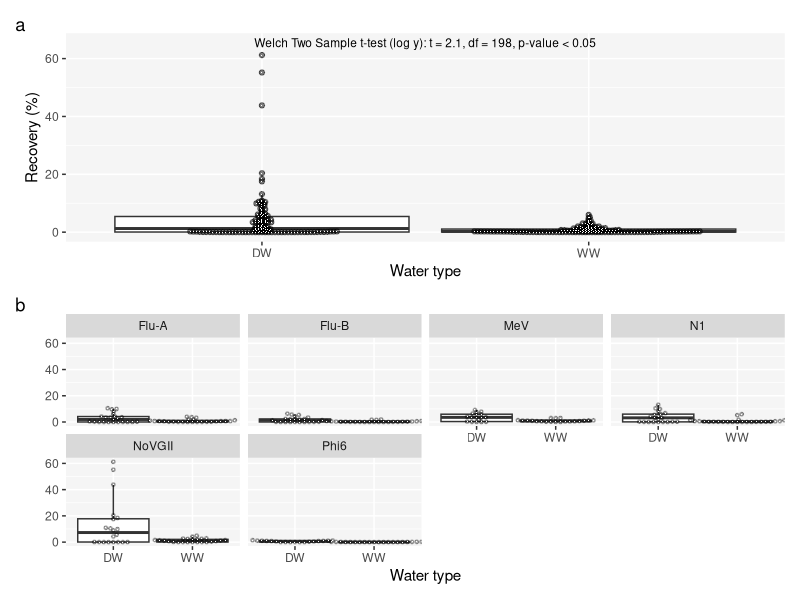
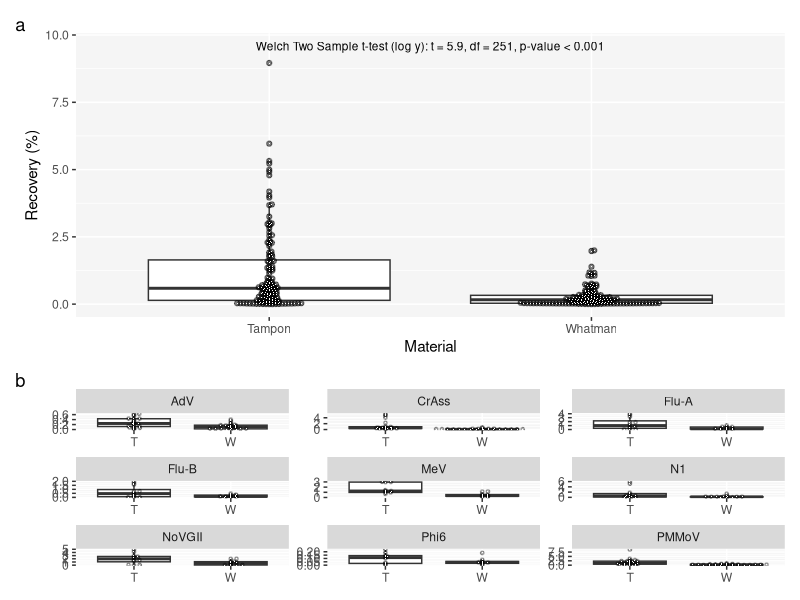

The R script that drew these images, in order: (Note: this script raises an error after producing the figures.)
## ---- chunk 1
knitr::opts_chunk$set(echo = FALSE, warning = FALSE, message = FALSE, fig.height = 9, fig.width = 9)
## ---- chunk 2
library(tidyverse)
library(patchwork)
library(broom)
library(ggbeeswarm)

theme_set(theme_grey()+theme(panel.background = element_rect(fill = "grey96")))
## ---- chunk 3

#summarises mean, sd, se, ci for bar charts
mean_ci_summary <- function(data, groups, variable, log10 = FALSE){
  
  data <- data|>ungroup()
  
  for (i in 1:length(groups)) {
    
    data <- data|>
      group_by(.data[[ groups[i] ]], .add = TRUE)
    
  }
  
  if(log10 == TRUE){
    
    data|>
    mutate(varna = case_when(is.na(.data[[variable]]) | is.nan(.data[[variable]]) | is.infinite(.data[[variable]]) ~ as.integer(1),
                             TRUE ~ NA_integer_))|>
      summarise(mean = mean(log10(.data[[variable]]), na.rm = TRUE),
                sd = sd(log10(.data[[variable]]), na.rm = TRUE),
                n = n() - sum(varna, na.rm = TRUE))|>
      mutate(se = sd / sqrt(n),
             ci = se * qt(1 - 0.05 / 2, n-1))
    
  }else {
    
    data|>
      mutate(varna = case_when(is.na(.data[[variable]]) | is.nan(.data[[variable]]) | is.infinite(.data[[variable]]) ~ as.integer(1),
                             TRUE ~ NA_integer_))|>
      summarise(mean = mean(.data[[variable]], na.rm = TRUE),
                sd = sd(.data[[variable]], na.rm = TRUE),
                n = n()  - sum(varna, na.rm = TRUE))|>
      mutate(se = sd / sqrt(n),
             ci = se * qt(1 - 0.05 / 2, n-1))
    
  }
}

pvalue_fun <- function(p.value){
  if(is.na(p.value)){
    NA_character_
  }else if(p.value > 0.05){
    "> 0.05"
  }else if(p.value < 0.05 & p.value > 0.01){
    "< 0.05"
  }else if(p.value < 0.01 & p.value > 0.001){
    "< 0.01"
  }else if(p.value < 0.001){
    "< 0.001"
  }else {
    "something went wrong"
  }
}

pvalue_star <- function(p.value){
  if(is.na(p.value)){
    NA_character_
  }else if(p.value > 0.05){
    "."
  }else if(p.value < 0.05 & p.value > 0.01){
    "*"
  }else if(p.value < 0.01 & p.value > 0.001){
    "**"
  }else if(p.value < 0.001){
    "***"
  }else {
    "something went wrong"
  }
}

stat_paste_fun <- function(stat, log = FALSE){
  if(log != TRUE){
  stat_paste <- paste0(str_remove_all(stat[["method"]][[1]], "\n\t"), ": ", 
         str_remove_all(names(stat[["statistic"]]), "Kruskal-Wallis "), " = ",
         round(stat[["statistic"]][[1]],1), ", ",
         if(length(stat[["parameter"]]) == 0)
         {""
         }else if(is.na(stat[["parameter"]])){
           ""
         }else if(length(stat[["parameter"]]) > 0){
           paste0("df = ", round(stat[["parameter"]], 0), ", ")
         } ,
         "p-value ",  pvalue_fun(stat[["p.value"]]))
  }else{
  stat_paste <- paste0(str_remove_all(stat[["method"]][[1]], "\n\t"), " (log y): ", 
           str_remove_all(names(stat[["statistic"]]), "Kruskal-Wallis "), " = ",
           round(stat[["statistic"]][[1]],1), ", ",
           if(length(stat[["parameter"]]) == 0)
           {""
           }else if(is.na(stat[["parameter"]])){
             ""
           }else if(length(stat[["parameter"]]) > 0){
             paste0("df = ", round(stat[["parameter"]], 0), ", ")
           } ,
           "p-value ",  pvalue_fun(stat[["p.value"]]))
  }
  
 stat_paste2 <- str_replace(stat_paste, "One-way analysis of means [(]not assuming equal variances[])]", "Welch ANOVA")
  
  return(stat_paste2)
}

paste_anova_fun <- function(anova, log = FALSE){
  
  if(log != TRUE){
  paste0("ANOVA: ", "F value = ", round((anova$`F value`)[1], 2), ", ", "p-value ", pvalue_fun(anova$`Pr(>F)`[1]))
  }else {
    paste0("ANOVA (log y): ", "F value = ", round((anova$`F value`)[1], 2), ", ", "p-value ", pvalue_fun(anova$`Pr(>F)`[1])) 
  }
}

lmR2adj <- function(lm){
  
  R2 <- 1-((sum(residuals(lm)^2))/
             (sum((lm$model[[1]] - mean(lm$model[[1]]))^2)))
  
  1- ((1 - R2) * (length(lm$model[[1]] ) - 1)/
                 (length(lm$model[[1]] ) - length(lm$coefficients) - 1))
}

lmR2 <- function(lm){
  
  1-((sum(residuals(lm)^2))/
             (sum((lm$model[[1]] - mean(lm$model[[1]]))^2)))
}

glmR2 <- function(glm, adj = FALSE){
  
  residuals <- glm[["y"]] - glm[["fitted.values"]]
  
  R2 <- 1-((sum(residuals^2))/
             (sum((glm$model[[1]] - mean(glm$model[[1]]))^2)))
  
  if(adj != TRUE){
    
  return(R2)
    
  }else {
    
    1- ((1 - R2) * (length(glm$model[[1]] ) - 1)/
                 (length(glm$model[[1]] ) - length(glm$coefficients) - 1))
  }
}



pairwise_diff_comps <- function(pairwise_pv_matrix){
  
  pairwise_diff <- as_tibble(pairwise_pv_matrix, rownames = "vars")|>
  pivot_longer(2:last_col(), names_to = "var.y", values_to = "p.value")|>
  na.omit()|>
  filter(p.value < 0.05)|>
  select(1,2)|>
  unite("comp", c(1,2), sep = " ~ ")
  
  comp_diffs <- ""
  
  for (i in 1:nrow(pairwise_diff)) {
    
    if(i == nrow(pairwise_diff)){
      comp_diffs <- paste0(c(comp_diffs, pairwise_diff[[i,1]]), collapse = ", and ")
    }else if(i != 1){
      comp_diffs <- paste0(c(comp_diffs, pairwise_diff[[i,1]]), collapse = ", ")
    }else{
      comp_diffs <- pairwise_diff[[i,1]]
    }
    
  }
  
  return(comp_diffs)
}

plot_assumptions <- function(model, obs, bins = 30){
        #create tibble for use in ggplot of model assumptions
        df <- tibble(
                observations = obs,
                fitted = fitted(model),
                residuals = resid(model),
                standardised_residuals = sqrt(resid(model)^2),
                RMSresiduals = sqrt(mean(resid(model)^2)))
        
        
        a <- ggplot(df, aes(fitted, residuals))+
                geom_point()+
                geom_abline(aes(slope = 0, intercept = 0))
                #labs(title = "Heteroscedasticity", subtitle = "Check trends not captured by model")
        
        b <- ggplot(df, aes(residuals))+
                geom_histogram(bins = bins)
        
        c <- ggplot(df, aes(sample = residuals))+
                geom_qq()+
                geom_qq_line()#+
                #labs(title = "Quantile-quantile plot", subtitle = "check normality of residuals")
        
        d <- ggplot(df, aes(observations, fitted))+
                geom_point()+
                geom_abline()#+
                #labs(subtitle = "Check accuracy of model across whole dataset")
        
        plot <- a+b+c+d+plot_layout(ncol = 2, nrow = 2)+plot_annotation(tag_levels = "a")
        return(plot)
} 

## ---- chunk 4

data <- read_csv("recovery_data.csv")

virus_char <- read_csv("virus_characteristics.csv")|>
  pivot_longer(2:12, names_to = "virus", values_to = "value")|>
  pivot_wider(names_from = "...1", values_from = "value")|>
  mutate(virus = str_replace_all(virus, c("SARS" = "N1")))

clean <- data|>
  select(-Sample_code)|>
  rename("method" = Method, "spike" = Spike,
         "water_type" = Water_type, "material" = Material,
         "replicate" = Replicate)|>
  pivot_longer(cols = contains("rec"), names_to = "virus", values_to = "rec")|>
  mutate(virus = str_remove_all(virus, "_recoveries"))|>
  mutate(rec = case_when((spike == "U" & virus %in% c("N1", "Phi6", "NoVGII", "Flu-A", "Flu-B") ) ~ NA_real_,
                         spike == "S" & water_type == "DW" & virus %in% c("AdV", "PMMoV", "CrAss") ~ NA_real_,
                         TRUE ~ rec),
         rec = rec * 100)|>
  left_join(virus_char, by = "virus")|>
  mutate(rec = case_when(round(rec,6) <= 0 ~ NA_real_,
                        TRUE ~ round(rec,6)),
         shape = factor(shape),
         water_type = factor(water_type),
         enveloped = factor(enveloped),
         size_nm = as.double(size_nm),
         method = factor(method),
         genome = factor(genome),
         samples_spiked = str_replace_all(samples_spiked, c("yes" = "S",
                                                            "no" = "U")))|>
  na.omit()


## ---- chunk 5

notes <- (tibble(estimate.x = "p-value: < 0.001 [***]; < 0.01 [**]; < 0.05 [*]; > 0.05 [.]"))
## ---- chunk 6
ww_all <- clean|>
  filter(water_type == "WW")|>
  mutate(material = str_replace_all(material, c("W" = "Whatman paper",
                                                "T" = "Tampon")),
        material = paste0(material, " WW"))|>
  ggplot(aes(y = rec, x =method))+
  geom_beeswarm(cex = 2)+
  geom_beeswarm(cex = 2, size = 0.1, colour = "white")+
  scale_y_continuous(sec.axis = sec_axis( trans=~.*1, name="Virus", labels = NULL, breaks = NULL))+
  facet_grid(samples_spiked + virus ~ material, scale = "free", space = "free_x")+
  labs(x = "Concentration method", y = "Recovery (%)")

dw_all <- clean|>
  filter(water_type == "DW", samples_spiked == "S")|>
  mutate(material = str_replace_all(material, c("W" = "Whatman paper",
                                                "T" = "Tampon")),
        material = paste0(material, " DW"))|>
  ggplot(aes(y = rec, x =method))+
  geom_beeswarm(cex = 2)+
  geom_beeswarm(cex = 2, size = 0.1, colour = "white")+
  scale_y_continuous(sec.axis = sec_axis( trans=~.*1, name="Virus", labels = NULL, breaks = NULL))+
  facet_grid(samples_spiked + virus ~ material, scale = "free", space = "free_x")+
  labs(x = "Concentration method", y = "Recovery (%)")

WWDW_all <- (ww_all + theme(axis.title.x = element_blank())) / dw_all + plot_layout(heights = c(1.1, 0.8))
## ---- chunk 7
wt_comp <- clean|>
  filter(spike == "S" & samples_spiked == "S",
         virus != "MNV")

wt_comp_t.t <- tibble(label = stat_paste_fun(t.test(log(rec) ~ water_type, data = wt_comp), log = TRUE),
       row = 1)

f <- var.test(log(rec) ~ water_type, data = wt_comp)

Figure1 <- (wt_comp|>
  mutate(row = row_number())|>
  left_join(wt_comp_t.t, by = "row")|>
  ggplot(aes(water_type, rec))+
  geom_boxplot(width = 2, outlier.alpha = 0)+
  geom_beeswarm(cex = 0.5, alpha = 0.5)+
    geom_beeswarm(cex = 0.5, shape = ".", colour = "white")+
  geom_text(aes(x = 1.5, y = max(rec) + (0.07 * (max(rec) - min(rec))),
                label = label), size = 3)+
  labs(x = "Water type",
       y = "Recovery (%)")) +
  
  (wt_comp|>
  ggplot(aes(water_type, rec))+
  geom_boxplot(width = 2, outlier.alpha = 0)+
  geom_beeswarm(alpha = 0.3, cex = 3, size = 1)+
    geom_beeswarm(cex = 3, shape = ".", colour = "white")+
  facet_wrap(~virus, ncol = 4)+
  labs(x = "Water type",
       y = "Recovery (%)") +
  theme(axis.title.y = element_blank())) +
  
  plot_layout(widths = c(1.3, 0.7), nrow = 2, ncol = 1) +
    plot_annotation(tag_levels = "a")
  
## ---- chunk 8
Figure1
## ---- chunk 9
clean_ww <- clean|>
  filter(water_type == "WW")

f <- var.test(log(rec) ~ material, data = clean_ww)

material_comp_t.t <- tibble(label = stat_paste_fun(t.test(log(rec) ~ material, data = clean_ww), log = TRUE),
       row = 1)

fig2a <- clean_ww|>
  mutate(row = row_number(),
         material = str_replace_all(material, c("W" = "Whatman",
                                                "T" = "Tampon")))|>
  left_join(material_comp_t.t, by = "row")|>
  ggplot(aes(material, rec))+
  geom_boxplot(outlier.alpha = 0)+
  geom_beeswarm(cex = 0.5, alpha = 0.5)+
  geom_beeswarm(cex = 0.5, shape = ".", colour = "white")+
  geom_text(aes(x = 1.5, y = max(rec) + (0.07 * (max(rec) - min(rec))),
                label = label), size = 3)+
  labs(x = "Material",
       y = "Recovery (%)")
  
fig2b <- clean_ww|>
  ggplot(aes(material, rec))+
  geom_boxplot(outlier.alpha = 0)+
  geom_beeswarm(alpha = 0.3, cex = 3, size = 1)+
  geom_beeswarm(shape = ".", cex = 3, colour = "white")+
  facet_wrap(~virus, scales = "free")+
  labs(x = "Material",
       y = "Recovery (%)")+
  theme(axis.title = element_blank()) 

fig2 <- fig2a/ fig2b + plot_layout( heights = c(1.3, 0.7)) + plot_annotation(tag_levels = "a")

## ---- chunk 10
fig2
## ---- chunk 11

clean_ww_t <- clean_ww|>
  filter(material == "T")

f <- var.test(log(rec) ~ method, data = filter(clean_ww_t, method %in% c("D", "N")))

lm_meth <- lm(log(rec) ~ method, data = clean_ww_t)

meth_comp_aov <- tibble(label = stat_paste_fun(oneway.test(log(rec) ~ method, data = clean_ww_t), log = TRUE)[1],
                       row = 1)

meth_pairwise.t.test <- pairwise.t.test(log(clean_ww_t$rec), as.factor(clean_ww_t$method), pool.sd = FALSE)[["p.value"]]|>
  as_tibble(rownames = "varx")|>
  pivot_longer(2:4, names_to = "vary", values_to = "p.v")

fig3a <- clean_ww_t|>
  mutate(method = str_replace_all(method, c(
                                            "P" = "PBS-PEG (P)",
                                            "N" = "No elution PEG (N)",
                                            "BE" = "BE-PEG (BE)",
                                            "D" = "Direct extraction (D)")),
         method = fct_reorder(method, rec),
         row = row_number())|>
  left_join(meth_comp_aov, by = "row")|>
  ggplot(aes(method, rec))+
  geom_boxplot(outlier.alpha = 0)+
  geom_beeswarm(cex = 0.5, alpha = 0.5)+
  geom_beeswarm(cex = 0.5, shape = ".", colour = "white")+
  geom_text(aes(x = 2.5, y = max(rec) + (0.07 * (max(rec) - min(rec))),
                label = label), size = 3)+
  labs(x = "Concentration method",
       y = "Recovery (%)") 
  
fig3b <- clean_ww_t|>
  mutate(method = fct_reorder(str_replace_all(method, c("Amicon" = "Ami",
                                                        "BE-PEG" = "BE-P")), rec))|>
  ggplot(aes(method, rec))+
  geom_boxplot(outlier.alpha = 0)+
  geom_beeswarm(alpha = 0.3, cex = 3, size = 1)+
  geom_beeswarm(shape = ".", cex = 3, colour = "white")+
  facet_wrap(~virus, scale = "free")+
  labs(x = "Concentration method",
       y = "Recovery (%)") 
  
fig3c <- meth_pairwise.t.test|>
  rowwise()|>
  mutate(p.v = pvalue_star(p.v),
         varx = str_replace_all(varx, c("Amicon" = "Ami",
                                          "BE-PEG" = "BE-P")),
         vary = str_replace_all(vary, c("Amicon" = "Ami",
                                          "BE-PEG" = "BE-P")))|>
  ggplot(aes(varx, vary))+
  geom_tile(fill = "grey97", colour = "white")+
  geom_text(aes(label = p.v))+
  xlab("Method")+
  theme(axis.title.y = element_blank())

fig3 <- fig3a / (fig3b + (fig3c/ plot_spacer()) + plot_layout(widths = c(1.35, 0.25))) + plot_layout(heights = c(1.3, 0.7), nrow = 2, ncol = 1) + plot_annotation(tag_levels = "a")
  

## ---- chunk 12
fig3
## ---- chunk 13

virus_char_ww <- clean_ww_t|>
  mutate(row = row_number(),
         shape = paste0(shape, "-", genome))

f <- var.test(log(rec) ~ shape, data = filter(virus_char_ww, shape %in% c("icosahedral-RNA", "helical-RNA")))


shapegenome.anova <- tibble(label = stat_paste_fun(oneway.test(log(rec) ~ shape, data = virus_char_ww), log = TRUE)[1],
                      row = 1)


char_pairwise.t.test <- pairwise.t.test(log(virus_char_ww$rec), virus_char_ww$shape, pool.sd = FALSE)[["p.value"]]|>
  as_tibble(rownames = "varx")|>
  pivot_longer(2:5, names_to = "vary", values_to = "p.v")

shape <- virus_char_ww|>
  left_join(shapegenome.anova, by = "row")|>
  mutate(shape = fct_reorder(shape, rec))|>
  ggplot(aes(shape, rec))+
  geom_boxplot(outlier.alpha = 0)+
  geom_beeswarm(alpha = 0.5)+
  geom_beeswarm(shape = ".", colour = "white")+
  geom_text(aes(x = 3, y = max(rec) + (0.07 * (max(rec) - min(rec))),
                label = label), size = 3)+
  labs(x = "Virus shape-genome",
       y = "Recovery (%)")

shape_viruses <- clean_ww_t|>
  group_by(shape, genome)|>
  mutate(med = median(rec, na.rm = TRUE))|>
  ungroup()|>
  mutate(row = row_number(),
         shape = fct_reorder(shape, med, median),
         genome = fct_reorder(genome, rec, median),
         pntshape1 = case_when(virus %in% c("CrAss", "AdV", "PMMoV") ~ 32,
                   TRUE ~ 16),
         pntshape2 = case_when(virus %in% c("CrAss", "AdV", "PMMoV") ~ 16,
                   TRUE ~ 32),
         alpha1 = case_when(virus %in% c("CrAss", "AdV", "PMMoV") ~ 0,
                   TRUE ~ 1),
         alpha2 = case_when(virus %in% c("CrAss", "AdV", "PMMoV") ~ 1,
                   TRUE ~ 0)
         )|>
  ggplot(aes(virus, rec))+
  geom_boxplot(outlier.alpha = 0)+
  geom_beeswarm(aes(shape = pntshape1), alpha = 0.5, cex = 2.5, size = 1)+
  geom_beeswarm(aes(alpha = alpha1), shape = ".", cex = 2.5, colour = "white")+
  geom_beeswarm(aes(shape = pntshape2), alpha = 0.5, cex = 3.5, size = 1)+
  geom_beeswarm(aes(alpha = alpha2), shape = ".", cex = 3.5, colour = "white")+
  scale_shape_identity()+
  facet_grid(~shape + genome, scales = "free_x", space = "free_x")+
  labs(x = "Virus",
       y = "Recovery (%)")+
  theme(legend.position = "none")

pairwise_char <- char_pairwise.t.test|>
  rowwise()|>
  mutate(p.v = pvalue_star(p.v))|>
  ggplot(aes(varx, vary))+
  geom_tile(fill = "grey97", colour = "white")+
  geom_text(aes(label = p.v))+
  xlab("Method")+
  theme(axis.title.y = element_blank(),
        axis.text.x = element_text(angle = 90),
        legend.position = "none")+
  plot_spacer() +
  plot_layout(heights = c(1.3,0.2), nrow = 2)


fig5 <- (shape) / ((shape_viruses + pairwise_char) + plot_layout(widths = c(1.7,0.3))) + plot_layout(heights = c(1.3, 0.7), nrow = 2) + plot_annotation(tag_levels = "a")
## ---- chunk 14
fig5
## ---- chunk 15
enveloped.t.test <- tibble(label = stat_paste_fun(t.test(log(rec) ~ enveloped, virus_char_ww), log = TRUE),
                           row = 1)

enveloped <- virus_char_ww|>
  mutate(row = row_number(),
         enveloped = str_replace_all(enveloped, c("no" = "Naked",
                                                 "yes" = "Enveloped")))|>
  left_join(enveloped.t.test, by = "row")|>
  ggplot(aes(enveloped, rec))+
  geom_boxplot(outlier.alpha = 0)+
  geom_beeswarm(alpha = 0.5)+
  geom_beeswarm(shape = ".", colour = "white")+
  geom_text(aes(x = 1.5, y = max(rec) + (0.07 * (max(rec) - min(rec))),
                label = label), size = 3)+
  labs(x = "Virus enveloped",
       y = "Recovery (%)")

enveloped_virus <- virus_char_ww|>
  mutate(enveloped = str_replace_all(enveloped, c("no" = "Naked",
                                                 "yes" = "Enveloped")))|>
  ggplot(aes(virus, rec))+
  geom_boxplot(outlier.alpha = 0)+
  geom_beeswarm(alpha = 0.5)+
  geom_beeswarm(shape = ".", colour = "white")+
  facet_wrap(~enveloped, scales = "free_x")+
  labs(x = "Virus enveloped",
       y = "Recovery (%)")


fig_envelope <- enveloped / enveloped_virus + plot_layout(heights = c(1.3, 0.7), nrow = 2) + plot_annotation(tag_levels = "a")

## ---- chunk 16
fig_envelope
## ---- chunk 17
WWDW_all
## ---- chunk 18
wt_comp|>
  ggplot(aes(sample = log(rec)))+
  geom_qq()+
  geom_qq_line()+
  facet_wrap(~water_type, scales = "free")+
  labs(y = "log recovery",
       x = "theoretical")
## ---- chunk 19
clean_ww|>
  ggplot(aes(sample = log(rec)))+
  geom_qq()+
  geom_qq_line()+
  facet_wrap(~material, scales = "free")+
  labs(y = "log recovery",
       x = "theoretical")
## ---- chunk 20
clean_ww_t|>
  ggplot(aes(sample = log(rec)))+
  geom_qq()+
  geom_qq_line()+
  facet_wrap(~method, scales = "free")+
  labs(y = "log recovery",
       x = "theoretical")
## ---- chunk 21
virus_char_ww|>
  ggplot(aes(sample = log(rec)))+
  geom_qq()+
  geom_qq_line()+
  facet_wrap(~shape, scales = "free")+
  labs(y = "log recovery",
       x = "theoretical")
## ---- chunk 22
virus_char_ww|>
  mutate(enveloped = str_replace_all(enveloped, c("no" = "Naked",
                                                 "yes" = "Enveloped")))|>
  ggplot(aes(sample = log(rec)))+
  geom_qq()+
  geom_qq_line()+
  facet_wrap(~enveloped, scales = "free")+
  labs(y = "log recovery",
       x = "theoretical")
